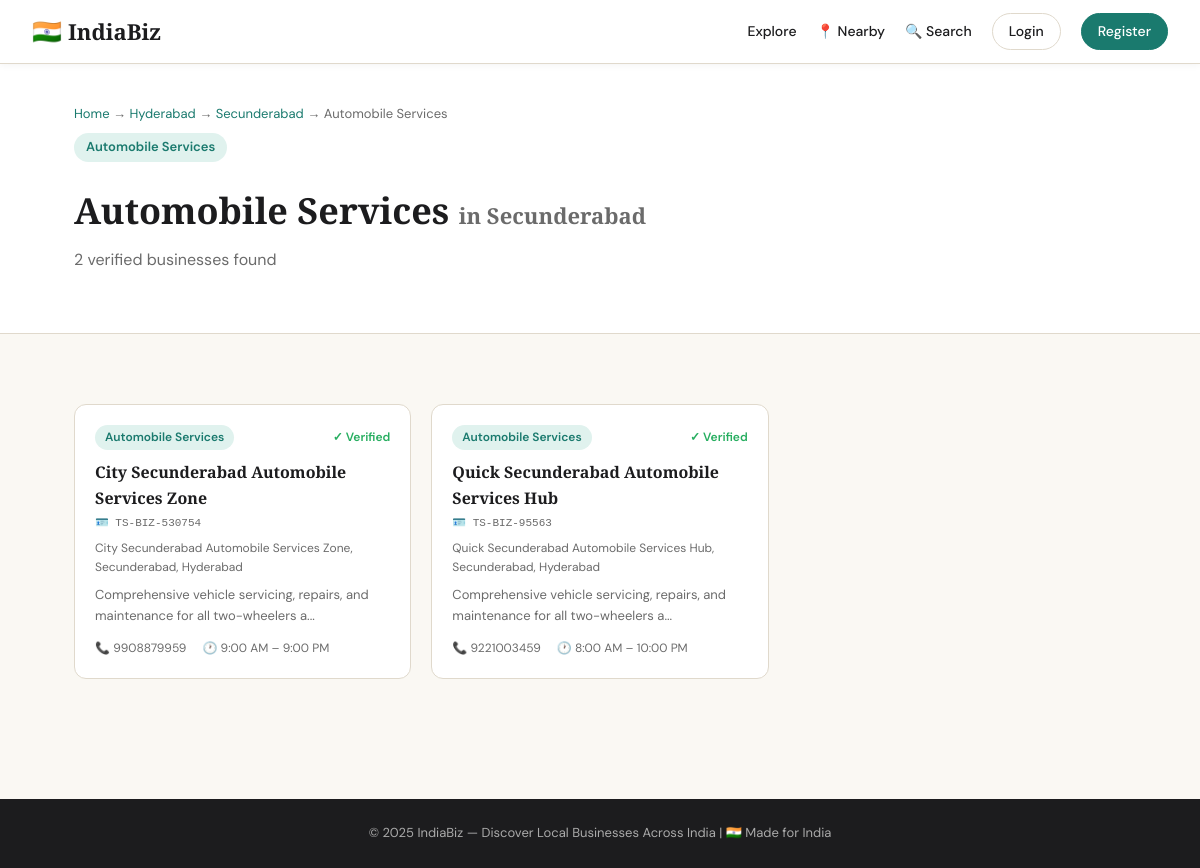
The page /place/9/category/Automobile Services on the database its author committed.
### tables this page shows
CREATE TABLE cities (
            id INTEGER PRIMARY KEY AUTOINCREMENT,
            state_id INTEGER NOT NULL,
            name TEXT NOT NULL,
            lat REAL NOT NULL,
            lng REAL NOT NULL,
            is_major INTEGER DEFAULT 0,
            FOREIGN KEY (state_id) REFERENCES states(id),
            UNIQUE(state_id, name)
        );

CREATE TABLE places (
            id INTEGER PRIMARY KEY AUTOINCREMENT,
            city_id INTEGER NOT NULL,
            name TEXT NOT NULL,
            zone TEXT,
            famous_for TEXT,
            description TEXT,
            lat REAL DEFAULT 17.3850,
            lng REAL DEFAULT 78.4867,
            image_url TEXT,
            FOREIGN KEY (city_id) REFERENCES cities(id)
        );

CREATE TABLE businesses (
            id INTEGER PRIMARY KEY AUTOINCREMENT,
            business_uid TEXT UNIQUE NOT NULL,
            owner_id INTEGER NOT NULL,
            place_id INTEGER NOT NULL,
            name TEXT NOT NULL,
            category TEXT NOT NULL,
            description TEXT,
            phone TEXT,
            email TEXT,
            address TEXT,
            lat REAL,
            lng REAL,
            timing TEXT,
            status TEXT DEFAULT "pending" CHECK(status IN ("pending","approved","rejected")),
            created_at TIMESTAMP DEFAULT CURRENT_TIMESTAMP,
            FOREIGN KEY (owner_id) REFERENCES users(id),
            FOREIGN KEY (place_id) REFERENCES places(id)
        );

### app.py (the view)
@app.route('/place/<int:place_id>/category/<path:category>')
def place_category(place_id, category):
    db = get_db()
    p = db.execute('SELECT p.*, c.name as city_name, c.id as city_id FROM places p JOIN cities c ON p.city_id=c.id WHERE p.id=?', (place_id,)).fetchone()
    if not p: return redirect(url_for('explore'))
    businesses = db.execute('SELECT * FROM businesses WHERE place_id=? AND category=? AND status="approved" ORDER BY name', (place_id, category)).fetchall()
    return render_template('category.html', place=p, category=category, businesses=businesses)

### database.py (called while the page is built)
def get_db():
    if 'db' not in g:
        g.db = sqlite3.connect(DATABASE)
        g.db.row_factory = sqlite3.Row
    return g.db

### templates/category.html (shortened to what this page needs)
{% extends "base.html" %}
{% block content %}
<div class="place-page">
  <div class="place-hero">
    <div class="container">
      <div class="breadcrumb">
        <a href="{{ url_for('index') }}">Home</a> →
        <a href="{{ url_for('city_page', city_id=place['city_id']) }}">{{ place['city_name'] }}</a> →
        <a href="{{ url_for('place', place_id=place['id']) }}">{{ place['name'] }}</a> →
        {{ category }}
      </div>
      <div class="place-zone-badge">{{ category }}</div>
      <h1>{{ category }} <span style="color:var(--gray);font-size:22px;">in {{ place['name'] }}</span></h1>
      <p class="place-description">{{ businesses|length }} verified businesses found</p>
    </div>
  </div>
  <div class="container" style="padding-bottom:60px;">
    {% if businesses %}
    <div class="businesses-grid" style="padding-top:30px;">
      {% for biz in businesses %}
      <a href="{{ url_for('business_detail', biz_id=biz['id']) }}" class="biz-card">
        <div class="biz-card-top">
          <span class="biz-category-badge">{{ biz['category'] }}</span>
          <span class="biz-status approved">✓ Verified</span>
        </div>
        <h3>{{ biz['name'] }}</h3>
        <div class="biz-uid">🪪 {{ biz['business_uid'] }}</div>
        <p class="biz-address">{{ biz['address'] }}</p>
        <p class="biz-desc">{{ biz['description'][:80] }}...</p>
        <div class="biz-footer">
          <span>📞 {{ biz['phone'] }}</span>
          <span>🕐 {{ biz['timing'] }}</span>
        </div>
      </a>
      {% endfor %}
    </div>
    {% else %}
    <div class="empty-state">
      <div class="empty-icon">🔍</div>
      <h3>No businesses in this category yet</h3>
      <a href="{{ url_for('add_business') }}" class="btn-hero">List Your Business</a>
    </div>
    {% endif %}
  </div>
</div>
{% endblock %}

### static/style.css (style rules this page uses)
:root { --cream: #faf8f3; --white: #ffffff; --gold: #c9922a; --gold-light:#f5e6c8; --teal: #1a7a6e; --teal-light:#e0f2ee; --charcoal: #1c1c1e; --gray: #6b6b6b; --gray-light:#f0ede6; --border: #e0d9cc; --shadow: 0 2px 16px rgba(0,0,0,0.08); --shadow-lg: 0 8px 40px rgba(0,0,0,0.12); --radius: 12px; --radius-sm: 8px; --india-saffron: #FF9933; --india-green: #138808; --india-navy: #000080; }
* { box-sizing: border-box; margin: 0; padding: 0; }
body { font-family: 'DM Sans', sans-serif; background: var(--cream); color: var(--charcoal); line-height: 1.6; }
h1,h2,h3 { font-family: 'Playfair Display', serif; }
a { color: var(--teal); text-decoration: none; transition: opacity .2s; }
.container { max-width: 1100px; margin: 0 auto; padding: 0 24px; }
.breadcrumb { font-size:13px; color:var(--gray); margin-bottom:8px; }
.breadcrumb a { color:var(--teal); }
.place-page { padding-bottom:60px; }
.place-hero { background:var(--white); padding:40px 0; border-bottom:1.5px solid var(--border); margin-bottom:40px; }
.place-hero h1 { font-size:36px; margin:8px 0; }
.place-zone-badge { display:inline-block; background:var(--teal-light); color:var(--teal); padding:4px 12px; border-radius:20px; font-size:13px; font-weight:600; margin-bottom:12px; }
.place-description { font-size:16px; color:var(--gray); margin-bottom:20px; }
.businesses-grid { display:grid; grid-template-columns:repeat(auto-fill,minmax(280px,1fr)); gap:20px; }
.biz-card { background:var(--white); border:1.5px solid var(--border); border-radius:var(--radius); padding:20px; transition:all .2s; display:block; color:var(--charcoal)!important; }
.biz-card-top { display:flex; justify-content:space-between; align-items:center; margin-bottom:10px; }
.biz-category-badge { background:var(--teal-light); color:var(--teal); padding:3px 10px; border-radius:20px; font-size:12px; font-weight:600; }
.biz-status { font-size:12px; font-weight:600; }
.biz-status.approved { color:#27ae60; }
.biz-card h3 { font-size:16px; margin-bottom:4px; }
.biz-uid { font-size:11px; color:var(--gray); font-family:monospace; margin-bottom:6px; }
.biz-address { font-size:12px; color:var(--gray); margin-bottom:8px; }
.biz-desc { font-size:13px; color:var(--gray); margin-bottom:12px; }
.biz-footer { display:flex; gap:16px; font-size:12px; color:var(--gray); }

### rows shown on the page
cities: city_name "Hyderabad"
places: name "Secunderabad"
businesses: category "Automobile Services", name "City Secunderabad Automobile Services Zone", business_uid "TS-BIZ-530754", address "City Secunderabad Automobile Services Zone, Secunderabad, Hyderabad", description "Comprehensive vehicle servicing, repairs, and maintenance for all two-wheelers a", phone "9908879959", timing "9:00 AM – 9:00 PM"
businesses: category "Automobile Services", name "Quick Secunderabad Automobile Services Hub", business_uid "TS-BIZ-95563", address "Quick Secunderabad Automobile Services Hub, Secunderabad, Hyderabad", description "Comprehensive vehicle servicing, repairs, and maintenance for all two-wheelers a", phone "9221003459", timing "8:00 AM – 10:00 PM"

### other values the page prints
{{ category }} "Automobile Services"
{{ businesses|length }} "2"
